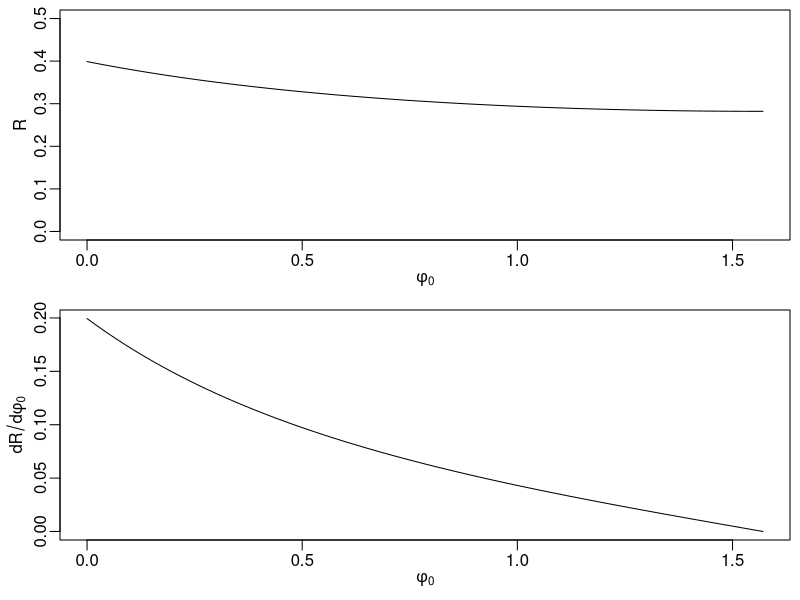

Write the R code that produced this figure.
R.phi0 <- function(phi0, A.tot=1) {
  sqrt(A.tot/(2*pi*(sin(phi0)+1)))
}

dR.dphi0 <- function(phi0, A.tot=1) {
  (pi*cos(phi0*sqrt(A.tot)))/((2*pi*(sin(phi0)+1))^1.5)
}

phi0 <- (0:90)/180*pi

par(mfrow=c(2,1))
par(mar=c(3, 3, 0.5, 0.5))
par(mgp=c(1.5, 0.5, 0))

plot(phi0, R.phi0(phi0),type='l', ylim=c(0, 0.5),
     xlab=expression(phi[0]),
     ylab="R")
plot(phi0, dR.dphi0(phi0), type='l',
     xlab=expression(phi[0]),
     ylab=expression(paste(dR/d, phi[0])))

dev.copy2pdf(file="R-phi.pdf", width=3, height=3)




